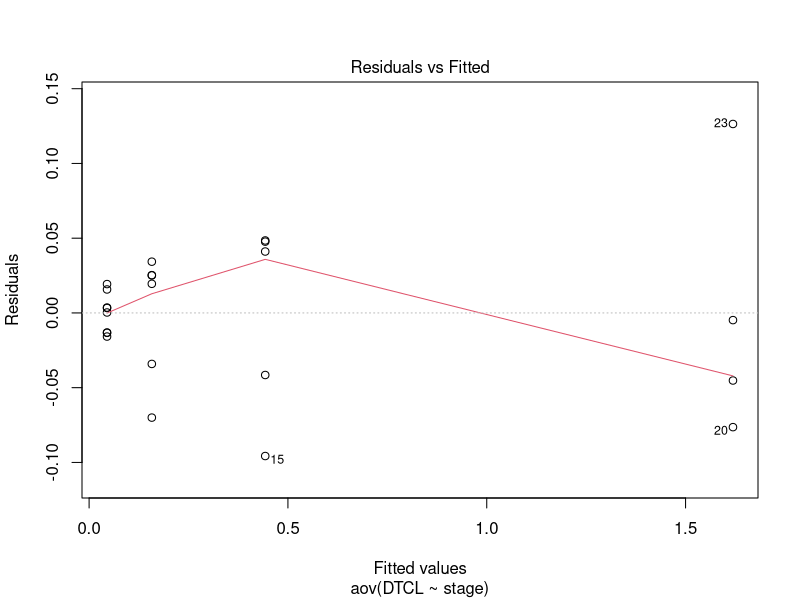
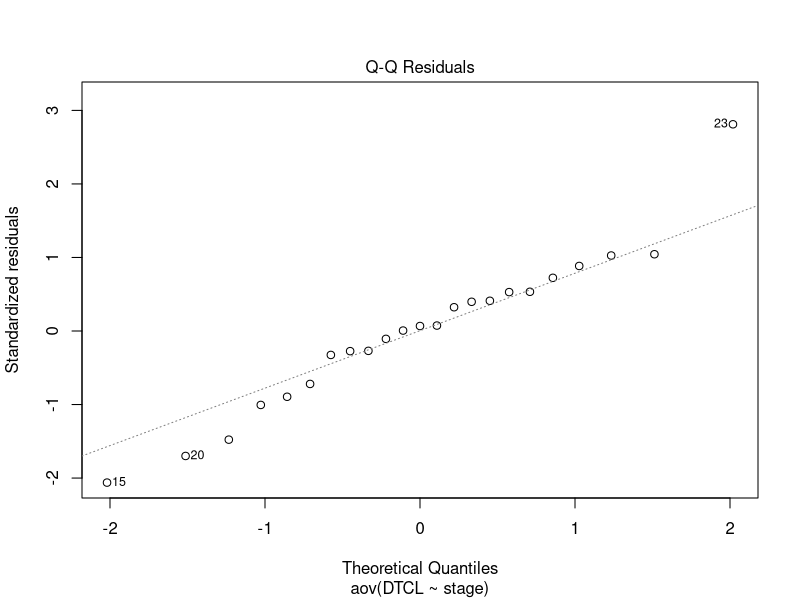
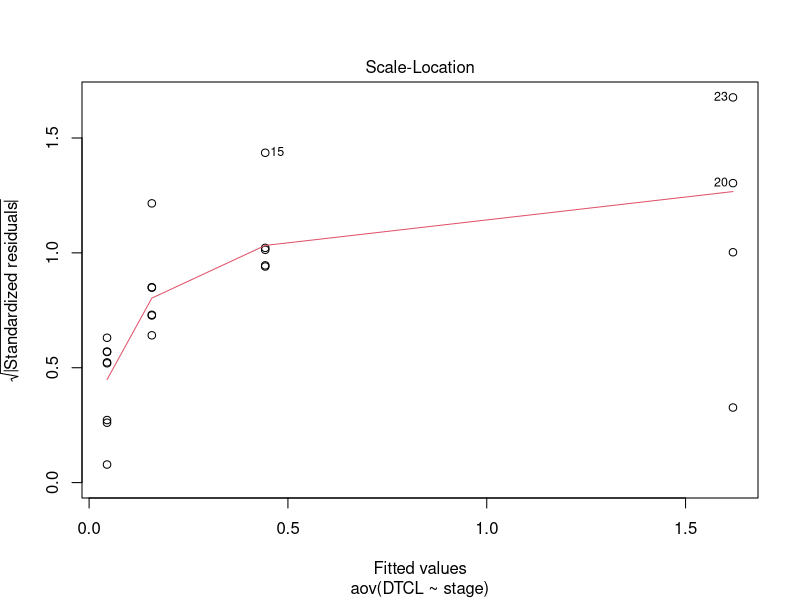
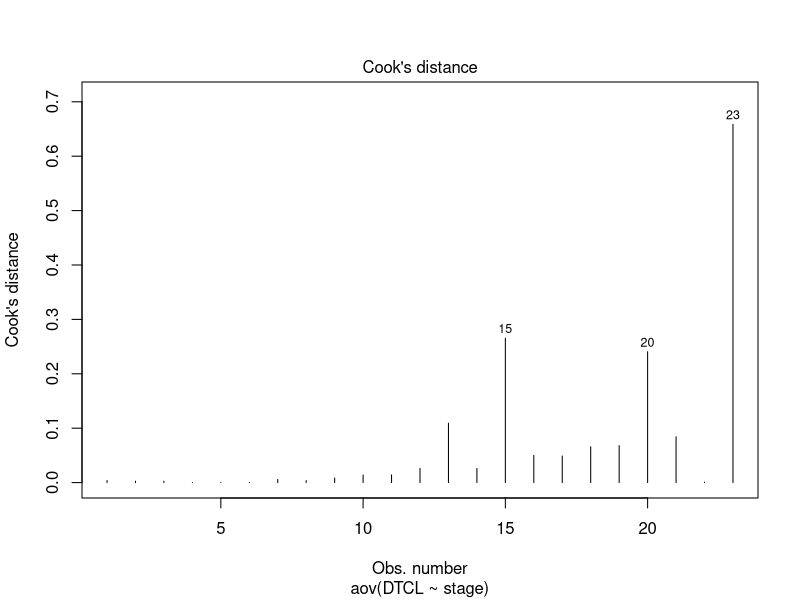
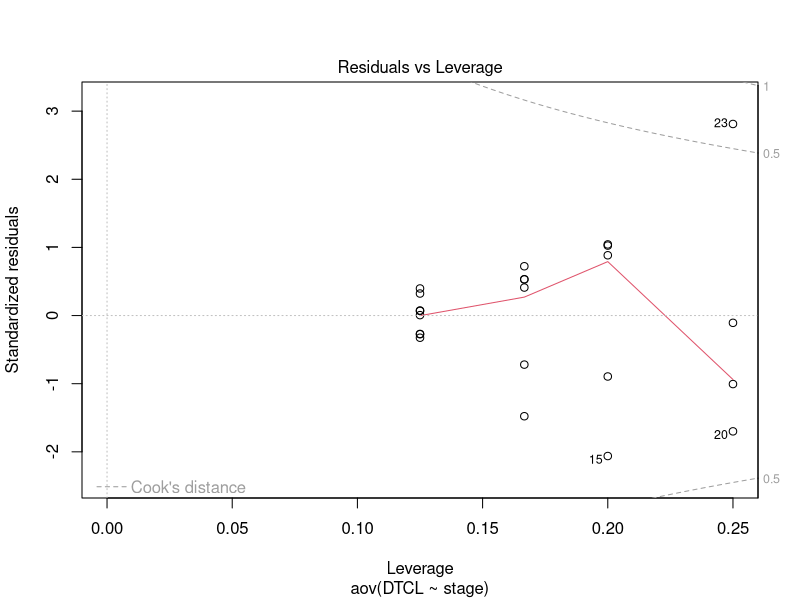
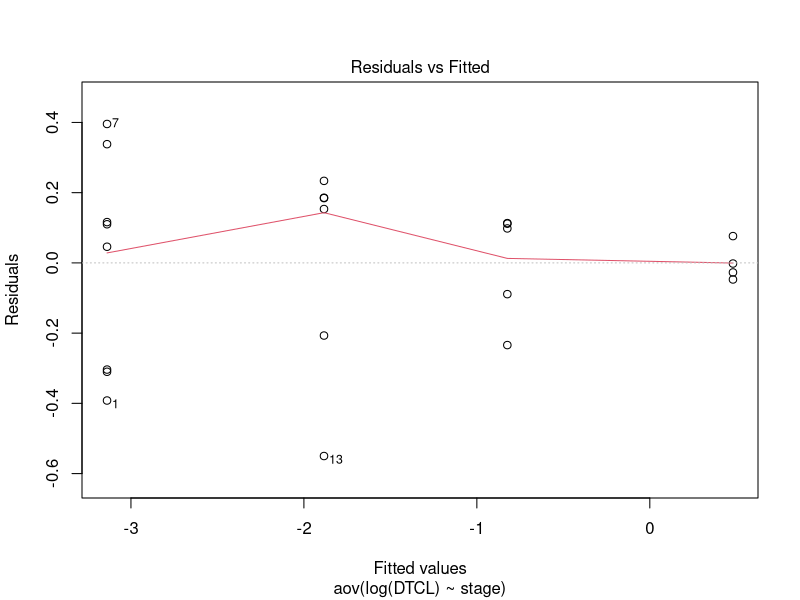
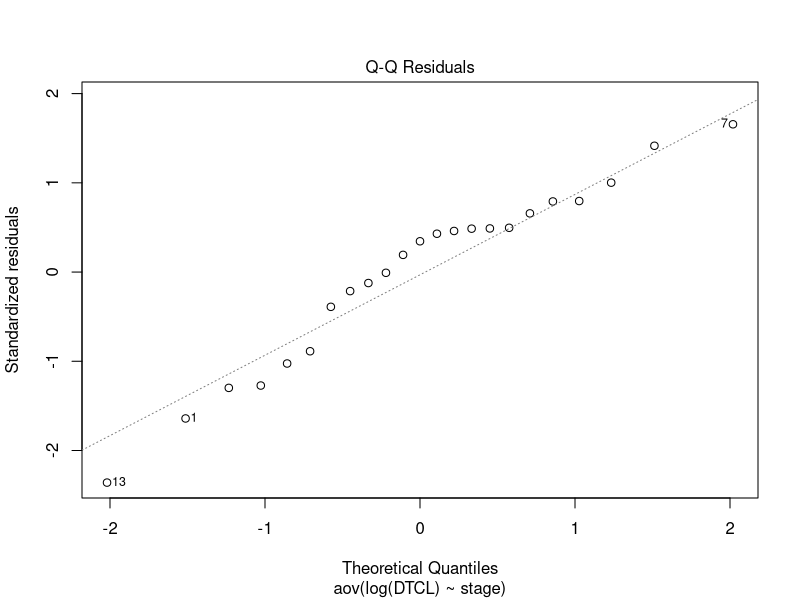
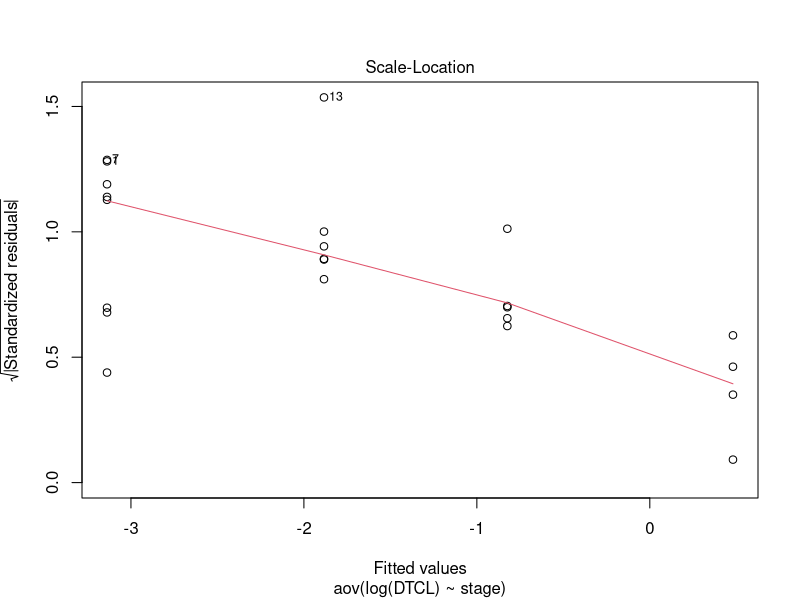

The R source for these figures, in order:
################################################################################
# CROOK MICROPUB DATA ANALYSIS
################################################################################

dat <- read.table("Crook_MP_Data.txt", header = T, sep = "\t", 
                  stringsAsFactors = T) # Read in file

View(dat) # View in spreadsheet-style format

datNoO <- dat[-24, ] # Remove stage 4 outlier

View(datNoO) # View data with outlier removed

################################################################################
# TESTING FOR DIFFERENCES AMONG STAGES
################################################################################

# We will start by fitting an ANOVA model and seeing if the assumptions
# of ANOVA are met.

lMod <- aov(DTCL ~ stage, data = datNoO) # Fit ANOVA model

plot(lMod, which = 1:5) # Check assumptions of ANOVA
# The error variance is not constant
# Residuals don't look horribly non-normal
# No Cook's distances >= 1

shapiro.test(lMod$residuals)
# Reaffirms residuals are more-or-less normal.

# Now we will try log transformation to see if that improves things because
# there are issues with the error variance with the raw data.

logMod <- aov(log(DTCL) ~ stage, data = datNoO)

plot(logMod, which = 1:5)
# Doesn't really improve the error variance.

shapiro.test(logMod$residuals)
# Residuals are more-or-less normal

# For giggles, we will try a square root transformation.

sqrtMod <- aov(sqrt(DTCL) ~ stage, data = datNoO)

plot(sqrtMod, which = 1:5)
# Error variance somewhat better but still doesn't look great.

shapiro.test(sqrtMod$residuals) 
# The residuals are not normal...

# Bottom line, given the small sample size and markedly non-constant error 
# variance we should not run an ANOVA on these data. Let's go ahead and
# make a plot to see if we can get a feel for how similar the shapes of the
# of the distributions are. Admittedly, there's not enough data for each stage
# to do this in a rigorous way.

colo <- gray(0, 0.45) 
# Set color and transparency for plotting characters

par(mgp = c(2.7, 1, 0), cex = 1.35, cex.lab = 1.25, cex.axis = 1.25) 
# Set plotting character, labels, and axis sizes

stripchart(DTCL ~ stage, data = datNoO, vertical = T, pch = 16,
           xlab = "Stage", ylab = "DTC Length (mm)", col = colo,
           method = "jitter")
# Make stripchart

sMeans <- tapply(datNoO$DTCL, INDEX = datNoO$stage, FUN = "mean")
# Calculate means for each stage

segments(x0 = c(0.75, 1.75, 2.75, 3.75), y0 = sMeans, x1 = c(1.25, 2.25, 3.25, 4.25),
         y1 = sMeans, col = "black", lwd = 2.5)
# Overlay stage means on stripchart.

# As stated earlier, there aren't really enough data at each stage to say much 
# about the shapes of the distributions of the various stages. In the interest 
# of not over-thinking the situation we will run a Kruskal-Wallis test.

kwTest <- kruskal.test(DTCL ~ stage, data = datNoO)
kwTest 
# The result is significant. To figure out which stages differ, we will conduct
# pairwise Mann-Whitney U tests and correct for multiple use Holm's sequential
# Bonferroni procedure to control the family-wise error rate (FWER) at the 
# 0.05 level.

kwMC <- pairwise.wilcox.test(x = datNoO$DTCL, g = datNoO$stage, 
                             p.adjust.method = "holm")
kwMC
# This tells us that all of the stages are different from one another, as all
# six adjusted p-values are < 0.05.


################################################################################
# FITTING PIECEWISE MODEL WITH DTCL AS A FUNCTION OF PVL
################################################################################

library(segmented)
# Load the segmented package. If it is not in your library, you will need to 
# install it and all dependencies.

linReg.mod <- lm(DTCL ~ PVL, data = datNoO)
# Fit a simple linear regression model

# Now we need to test for the number of break points, to see how many 
# rate transitions there are.

selgmented(olm = linReg.mod, type = "bic", Kmax = 3)
# The Bayesian Information Criterion (BIC) suggests that a single breakpoint
# is best (note lower BIC indicates better models)

seg.mod <- segmented(obj = linReg.mod)
# Fit the piecewise regression model

# Now we will check the assumptions of the segmented model.
plot(broken.line(seg.mod)$fit, seg.mod$residuals, xlab = "Fitted values",
     ylab = "Residuals")
abline(h = 0, lty = 2) 
# there is a bit of a pattern in the residuals suggesting non-constant error
# variance, but given that we're more focused on estimation than hypothesis
# testing here, I don't find it too worrisome.

qqnorm(seg.mod$residuals)
qqline(seg.mod$residuals)
# Residuals don't look all that normal.

shapiro.test(seg.mod$residuals)
# The residuals are not normally distributed, but again, not something that
# is too worrisome given the focus on estimation. It probably does mean that
# the confidence intervals for the breakpoints and slopes should be taken with 
# a healthy grain of salt though, as should p-values associated with 
# t-statistics.

summary(seg.mod)
# Take a look at parameter estimates and fit metrics. The rate transition is
# estimated to occur at a PVL of 0.394 mm. The piecewise model accounts for
# 94.41% of the variation in the data.

slope(seg.mod)
# Take a look at the slopes (rates) for the two line segments. The confidence
# intervals suggest that there is a significant rate change, but these intervals
# should be interpreted with caution (see above).

s1.col <- gray(0, 0.45)
s2.col <- rgb(blue = 1, green = 0, red = 0, alpha = 0.45)
s3.col <- rgb(blue = 0, green = 1, red = 0, alpha = 0.45)
s4.col <- rgb(blue = 0.2, green = 0.6, red = 1, alpha = 0.45)
# Set up plotting colors for the scatter plot.

s.size <- tapply(datNoO$DTCL, datNoO$stage, 'length')
# Determine the sample size for each stage.

s1.c <- rep(s1.col, length.out = s.size[1])
s2.c <- rep(s2.col, length.out = s.size[2])
s3.c <- rep(s3.col, length.out = s.size[3])
s4.c <- rep(s4.col, length.out = s.size[4])
# Continue to set up plotting colors for the scatter plot.

s.c <- c(s1.c, s2.c, s3.c, s4.c)
# Concatenate plotting colors into a single vector for use with 'plot'.

par(mgp = c(2.7, 1, 0), cex = 1.35, cex.lab = 1.25, cex.axis = 1.25)
# Get sizing for the graph right.

plot(datNoO$PVL, datNoO$DTCL, xlab = "Pharynx-vulva length (mm)",
     ylab = "DTC length (mm)", pch = 16, col = s.c)
# Make the scatter plot.

legend("topleft", legend = c("S1", "S2", "S3", "S4"), fill = c(s1.col, s2.col,s3.col, s4.col),
       cex = 0.75)
# Overlay a legend saying what the colors correspond to.

lines.segmented(seg.mod, pch = 16, col = "dark grey", lwd = 1.5)
# Overlay the 95% confidence interval for the breakpoint.

plot.segmented(seg.mod, add = T, col = "black", lwd = 1.5)
# Overlay the piecewise model.
